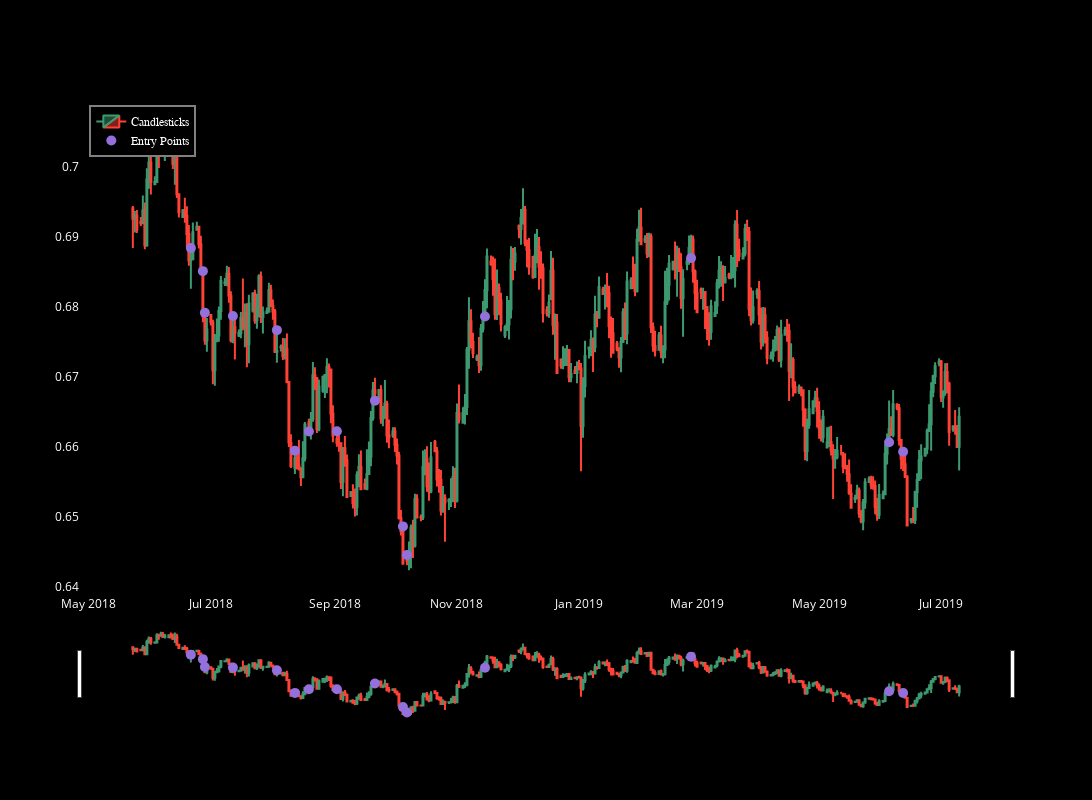

The notebook cell saved with this chart:
### Code cell
plot_candlestick_with_signals(dataframes[0], start_index=300, num_rows=355)

### Figure 1 — Plotly figure (JSON) as saved in the notebook; plotly's stock layout.template omitted (floating-point values rounded to 4 significant figures; data arrays with more than 128 entries replaced by an {"elided": "..."} marker saying what was removed)
{"data": [{"close": {"elided": "355 float values"}, "high": {"elided": "355 float values"}, "low": {"elided": "355 float values"}, "name": "Candlesticks", "open": {"elided": "355 float values"}, "type": "candlestick", "x": {"elided": "355 str values"}, "xaxis": "x", "yaxis": "y"}, {"marker": {"color": "MediumPurple", "size": 10, "symbol": "circle"}, "mode": "markers", "name": "Entry Points", "type": "scatter", "x": {"elided": "355 str values"}, "xaxis": "x", "y": {"elided": "355 float values"}, "yaxis": "y"}], "layout": {"font": {"color": "white"}, "height": 800, "legend": {"bgcolor": "black", "bordercolor": "gray", "borderwidth": 2, "font": {"color": "white", "family": "sans-serif", "size": 12}, "traceorder": "normal", "x": 0.01, "y": 0.99}, "paper_bgcolor": "black", "plot_bgcolor": "black", "showlegend": true, "width": 1200, "xaxis": {"anchor": "y", "domain": [0, 1], "showgrid": false, "zeroline": false}, "yaxis": {"anchor": "x", "domain": [0, 1], "showgrid": false, "zeroline": false}}}
